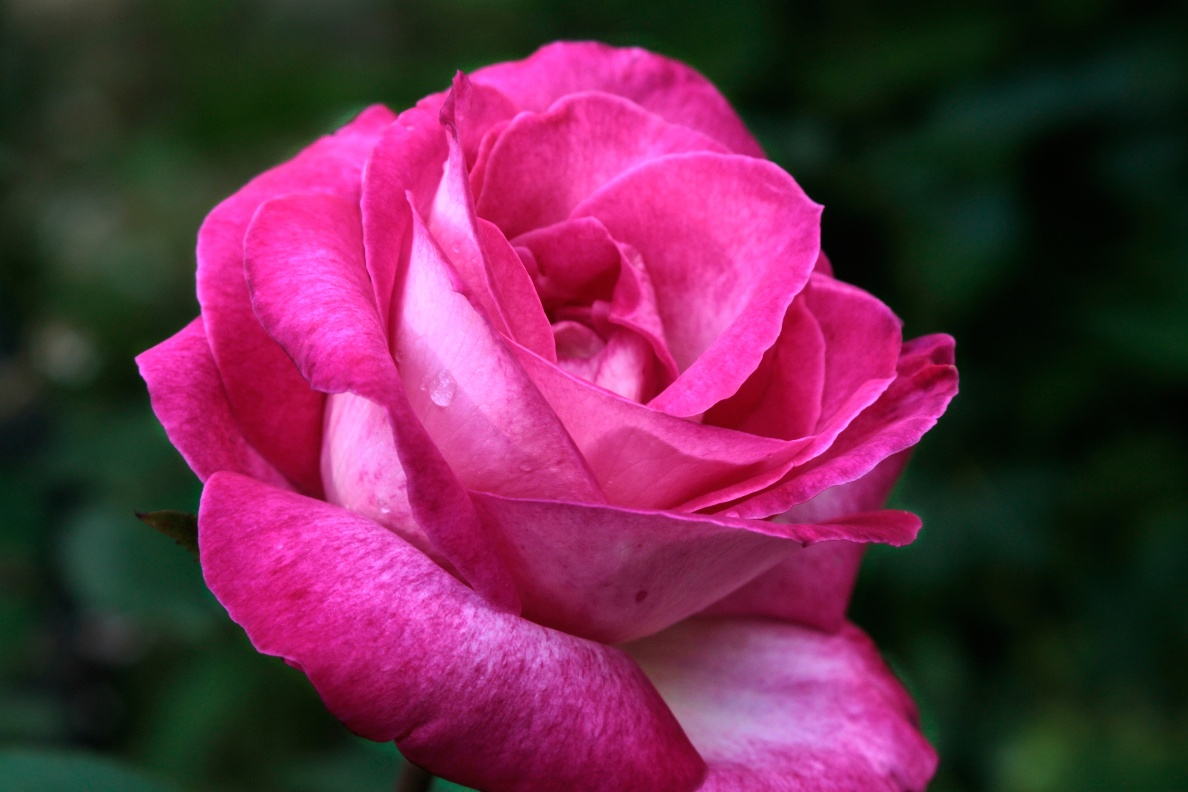
#> input picture ch3/rose.png, 1188 x 792 px
$ python 3affine.py
#> lines starting #> are read from the running program, lines starting #| are printed output that depends on the picture
import cv2 as cv
import numpy as np

img=cv.imread('rose.png')
#> img is the input picture: shape (792, 1188, 3); mean B, G, R 74.2, 43.7, 103.8

rows,cols = img.shape[:2] # shape은 영상의 크기(세로,가로)
#> rows = 792; cols = 1188

src_point = np.float32([[0,0],[cols-1,0],[0,rows-1]])
#> src_point = [[0, 0], [1187, 0], [0, 791]]
dst_point = np.float32([[cols-1,0],[0,0],[cols-1,rows-1]])
#> dst_point = [[1187, 0], [0, 0], [1187, 791]]

affine_matrix = cv.getAffineTransform(src_point,dst_point)
#> affine_matrix = [[-1, 0, 1187], [0, 1, 0]]
img_symmetry= cv.warpAffine(img,affine_matrix,(cols,rows))
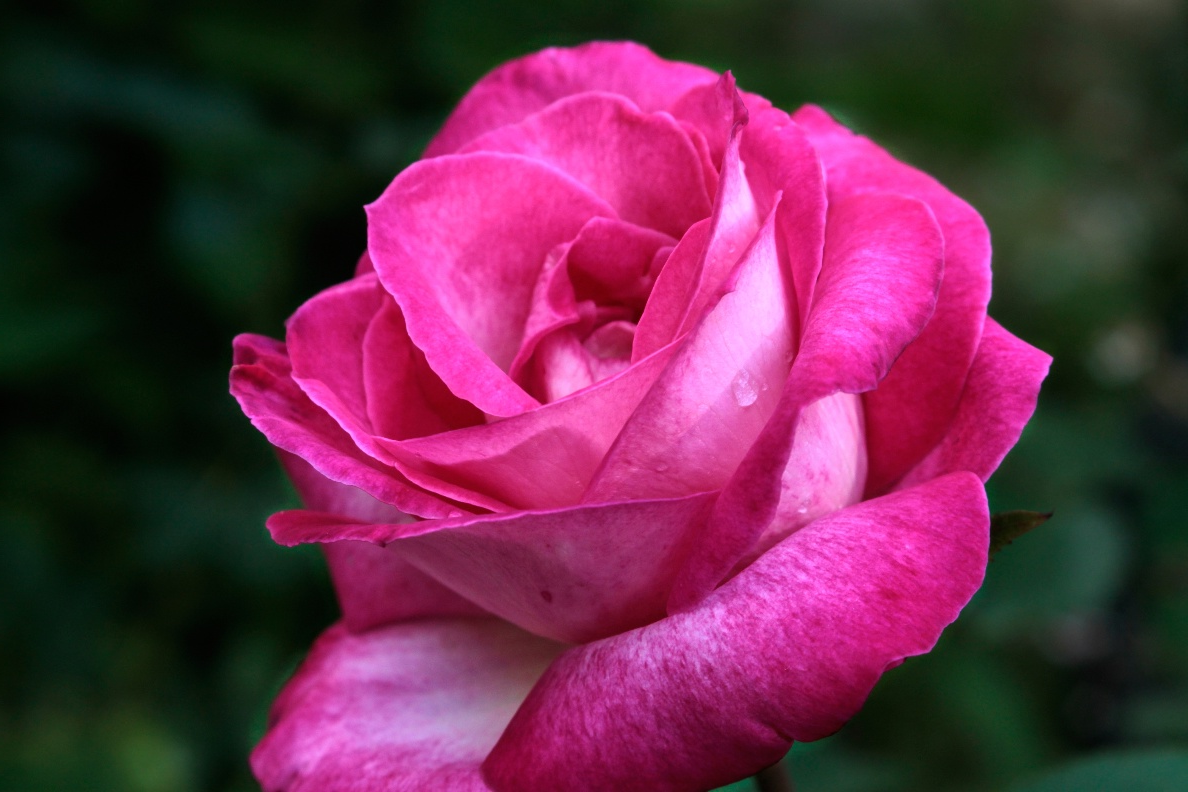
#> img_symmetry: shape (792, 1188, 3); mean B, G, R 74.2, 43.7, 103.8

cv.imshow('Original',img)
cv.imshow('Symmetry',img_symmetry)

cv.waitKey()
cv.destroyAllWindows()

$ run again, with ch3/CT-brain-image.jpg saved as ch3/rose.png
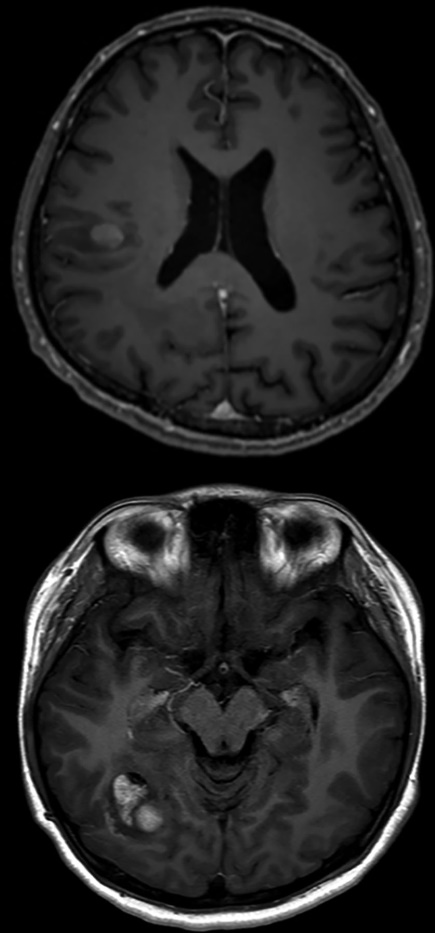
#> input picture ch3/CT-brain-image.jpg, 435 x 933 px
#> img is the input picture: shape (933, 435, 3); min 0, max 255, mean 35
#> `img_symmetry= cv.warpAffine(img,affine_matrix,(cols,rows))`:
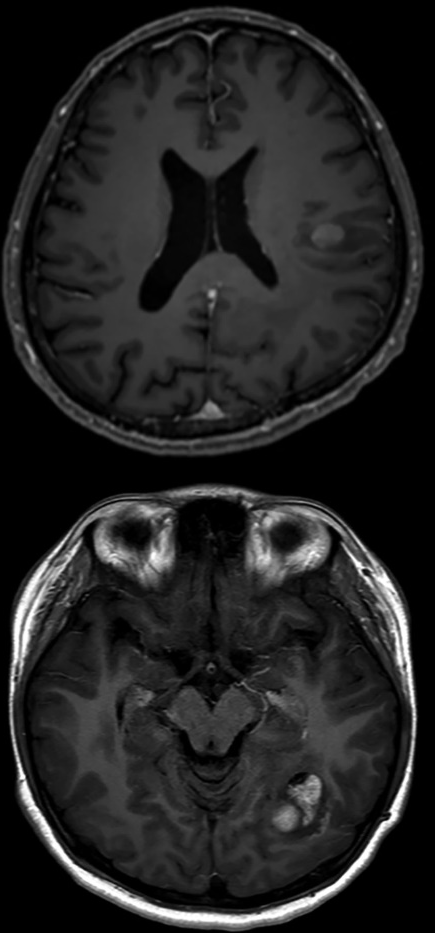
#> img_symmetry: shape (933, 435, 3); min 0, max 255, mean 35
